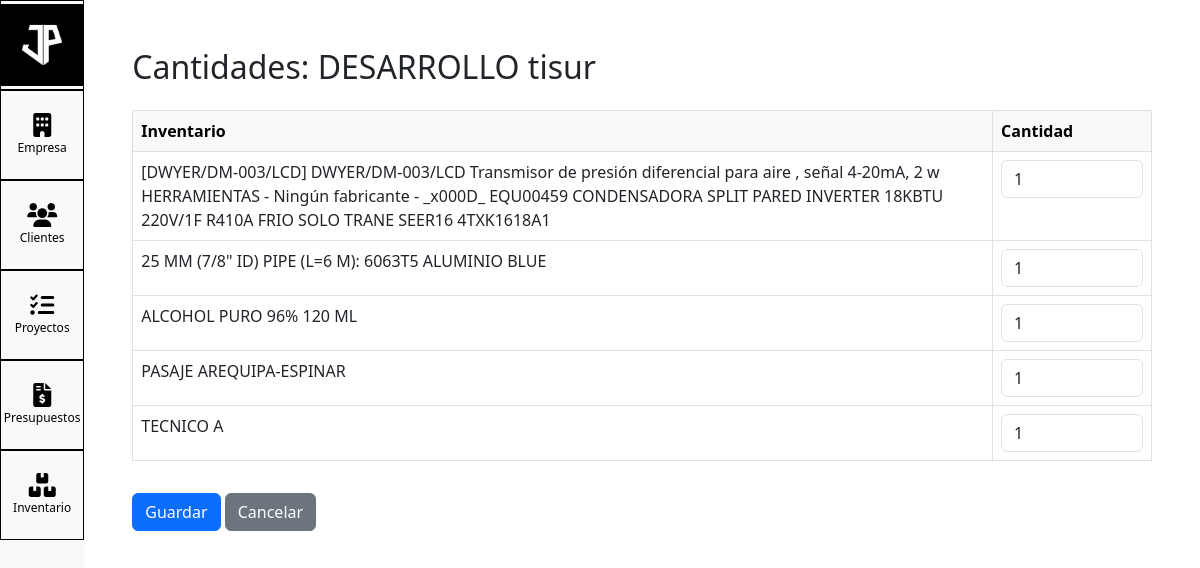
Page /budgets/budgets/5/items/ on the committed database.
### budgets/models.py (models this page shows, shortened)
class Budget(models.Model):
    project = models.ForeignKey(Project, on_delete=models.CASCADE, related_name='budgets')
    dias = models.PositiveIntegerField()
    valor_total = models.DecimalField(max_digits=10, decimal_places=2, default=0)

class BudgetItem(models.Model):
    budget = models.ForeignKey(Budget, on_delete=models.CASCADE, related_name='items')
    content_type = models.ForeignKey(ContentType, on_delete=models.CASCADE)
    object_id = models.PositiveIntegerField()
    inventario = GenericForeignKey('content_type', 'object_id')
    cantidad = models.PositiveIntegerField()

### projects/models.py (models this page shows, shortened)
class Project(models.Model):
    client = models.ForeignKey(Client, on_delete=models.CASCADE)
    contractor = models.ForeignKey(Contractor, on_delete=models.CASCADE)
    project_name = models.CharField(max_length=100)
    sap_code = models.CharField(max_length=50)
    ov_name = models.CharField(max_length=100)
    start_date = models.DateField()
    end_date = models.DateField()

### inventory/models.py (models this page shows, shortened)
class BaseInventario(models.Model):
    num_articulo = models.CharField(max_length=50)
    descripcion = models.CharField(max_length=255)
    en_stock = models.IntegerField(default=0)
    codigo_barras = models.CharField(max_length=100, blank=True, default='')
    grupo_articulos = models.CharField(max_length=100, default='MISC')
    fabricante = models.CharField(max_length=100, blank=True, default='')
    unidad_medida = models.CharField(max_length=50, blank=True, default='')
    precio_unitario_diario = models.DecimalField(max_digits=10, decimal_places=2, default=0)
    ultimo_precio_compra = models.DecimalField(max_digits=10, decimal_places=2, default=0)
    class Meta:
        abstract = True

class Equipos(BaseInventario):
    grupo_articulos = models.CharField(max_length=100, default='EQUIPOS')

class EPPS(BaseInventario):
    grupo_articulos = models.CharField(max_length=100, default='EPPS')

class Transporte(BaseInventario):
    grupo_articulos = models.CharField(max_length=100, default='TRANSPORTE')

class ManoDeObra(BaseInventario):
    grupo_articulos = models.CharField(max_length=100, default='MANODEOBRA')

### budgets/views.py (the view, shortened to what this page needs)
# urls.py: path('budgets/<int:pk>/items/', BudgetItemUpdateView.as_view(), name='budget-item-update'),
class BudgetItemUpdateView(UpdateView):
    model = Budget
    template_name = 'budgets/budget_item_update_form.html'
    form_class = BudgetItemQuantityForm
    def get_context_data(self, **kwargs):
        context = super().get_context_data(**kwargs)
        context['items'] = BudgetItem.objects.filter(budget=self.object)
        return context

### budgets/forms.py
class BudgetItemQuantityForm(forms.ModelForm):
    class Meta:
        model = BudgetItem
        fields = ['cantidad']

### budgets/templates/budgets/budget_item_update_form.html (shortened to what this page needs)
{% extends "base_budget.html" %}
{% block content %}
  <div class="container mt-4">
    <h2 class="mb-4">Cantidades: {{ object.project.project_name }}</h2>
    <form method="post">
      <table class="table table-bordered table-hover">
        <thead class="table-light">
          <tr>
            <th>Inventario</th>
            <th>Cantidad</th>
          </tr>
        </thead>
        <tbody>
          {% for item in items %}
            <tr>
              <td>{{ item.inventario.descripcion }}</td>
              <td>
                <input type="number" name="{{ item.pk }}-cantidad" value="{{ item.cantidad }}" class="form-control">
              </td>
            </tr>
          {% endfor %}
        </tbody>
      </table>
      <button type="submit" class="btn btn-primary mt-3">Guardar</button>
      <a href="{% url 'budget-list' %}" class="btn btn-secondary mt-3">Cancelar</a>
    </form>
  </div>
{% endblock %}

### static/css/custom.css (style rules this page uses)
body, html { height: 100%; margin: 0; padding: 0; }

### rows in the picture
Budget: project.project_name "DESARROLLO tisur"
BudgetItem: inventario.descripcion "[DWYER/DM-003/LCD] DWYER/DM-003/LCD Transmisor de presión diferencial para aire , señal 4-20mA, 2 w HERRAMIENTAS - Ningún fabricante - _x000D_ EQU00459 CONDENSADORA SPLIT PARED INVERTER 18KBTU 220V/1F R410A FRIO SOLO TRANE SEER16 4TXK1618A1", cantidad "1"
BudgetItem: inventario.descripcion "25 MM (7/8\" ID) PIPE (L=6 M): 6063T5 ALUMINIO BLUE", cantidad "1"
BudgetItem: inventario.descripcion "ALCOHOL PURO 96% 120 ML", cantidad "1"
BudgetItem: inventario.descripcion "PASAJE AREQUIPA-ESPINAR", cantidad "1"
BudgetItem: inventario.descripcion "TECNICO A", cantidad "1"
